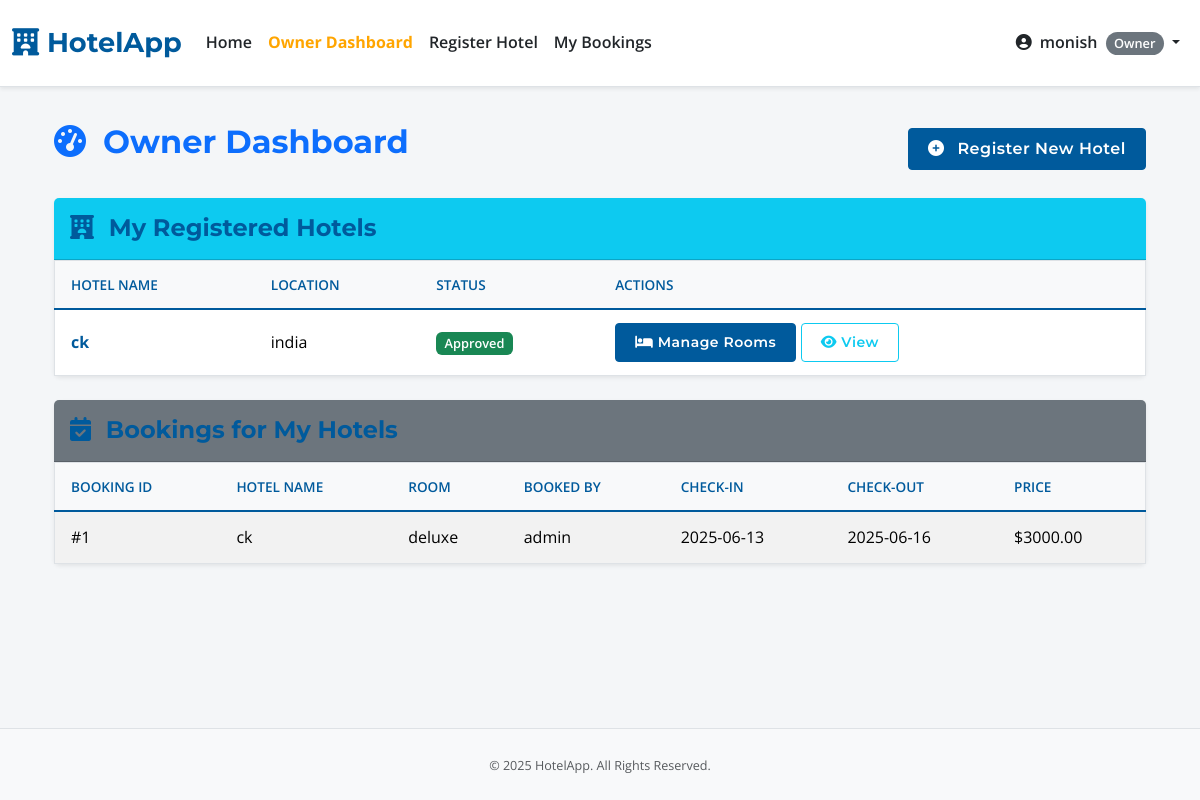
Screenshot of /owner_dashboard (signed in) with the database file from the repository.
### app.py (models this page shows, shortened)
class User(UserMixin, db.Model):
    id = db.Column(db.Integer, primary_key=True)
    username = db.Column(db.String(80), unique=True, nullable=False)
    email = db.Column(db.String(120), unique=True, nullable=False)
    password_hash = db.Column(db.String(200), nullable=False)
    role = db.Column(db.String(20), nullable=False, default='user')
    hotels_owned = db.relationship('Hotel', backref='owner_user', lazy=True, foreign_keys='Hotel.owner_id')
    bookings = db.relationship('Booking', backref='booker', lazy=True, foreign_keys='Booking.user_id')
    wishlist_items = db.relationship('Wishlist', backref='user', lazy='dynamic', cascade='all, delete-orphan')

class Hotel(db.Model):
    id = db.Column(db.Integer, primary_key=True)
    name = db.Column(db.String(100), nullable=False)
    location = db.Column(db.String(200), nullable=False)
    description = db.Column(db.Text, nullable=True)
    price_per_night = db.Column(db.Float, nullable=True) # "Starting From" price
    image_url = db.Column(db.String(255), nullable=True, default='https://via.placeholder.com/800x500.png?text=Main+Hotel+Image')
    owner_id = db.Column(db.Integer, db.ForeignKey('user.id'), nullable=False)
    is_approved = db.Column(db.Boolean, default=False, nullable=False)
    star_rating = db.Column(db.Integer, nullable=True)
    amenities = db.Column(db.String(300), nullable=True)
    latitude = db.Column(db.Float, nullable=True)
    longitude = db.Column(db.Float, nullable=True)
    gallery_images = db.relationship('HotelImage', backref='hotel_ref', lazy='dynamic', cascade="all, delete-orphan")
    bookings = db.relationship('Booking', backref='hotel', lazy=True, foreign_keys='Booking.hotel_id', cascade="all, delete-orphan")
    wishlisted_by_users = db.relationship('Wishlist', backref='hotel', lazy='dynamic', cascade='all, delete-orphan')
    room_types = db.relationship('RoomType', backref='hotel_ref', lazy='dynamic', cascade="all, delete-orphan") # changed backref to hotel_ref to avoid conflict

class Booking(db.Model):
    id = db.Column(db.Integer, primary_key=True)
    user_id = db.Column(db.Integer, db.ForeignKey('user.id', ondelete='CASCADE'), nullable=False)
    hotel_id = db.Column(db.Integer, db.ForeignKey('hotel.id', ondelete='CASCADE'), nullable=False)
    room_type_id = db.Column(db.Integer, db.ForeignKey('room_type.id', ondelete='CASCADE'), nullable=False)
    check_in_date = db.Column(db.Date, nullable=False)
    check_out_date = db.Column(db.Date, nullable=False)
    total_price = db.Column(db.Float, nullable=False)
    status = db.Column(db.String(50), default='Confirmed')
    created_at = db.Column(db.DateTime, nullable=False, default=datetime.utcnow)

class RoomType(db.Model):
    id = db.Column(db.Integer, primary_key=True)
    hotel_id = db.Column(db.Integer, db.ForeignKey('hotel.id', ondelete='CASCADE'), nullable=False)
    name = db.Column(db.String(100), nullable=False)
    description = db.Column(db.Text, nullable=True)
    price_per_night = db.Column(db.Float, nullable=False)
    number_of_rooms = db.Column(db.Integer, nullable=False, default=1)
    amenities = db.Column(db.String(300), nullable=True)
    main_image_url = db.Column(db.String(255), nullable=True, default='https://via.placeholder.com/800x500.png?text=Room+Image')
    gallery_images = db.relationship('RoomImage', backref='room_type_ref', lazy='dynamic', cascade="all, delete-orphan")
    bookings = db.relationship('Booking', backref='room_type', lazy='dynamic')

### app.py (the view)
@app.route('/owner_dashboard')
@role_required('owner')
def owner_dashboard():
    hotels_owned = Hotel.query.filter_by(owner_id=current_user.id).order_by(Hotel.name).all()
    hotel_ids = [h.id for h in hotels_owned]
    bookings_for_my_hotels = []
    if hotel_ids:
        bookings_for_my_hotels = Booking.query.filter(Booking.hotel_id.in_(hotel_ids)).order_by(Booking.created_at.desc()).all()
    return render_template('owner_dashboard.html', hotels=hotels_owned, bookings=bookings_for_my_hotels)

### app.py (called while the page is built)
@login_manager.user_loader
def load_user(user_id):
    return User.query.get(int(user_id))

def role_required(role_name):
    def decorator(f):
        @wraps(f)
        @login_required
        def decorated_function(*args, **kwargs):
            if not current_user.is_authenticated: return login_manager.unauthorized()
            if current_user.role != role_name:
                flash(f"Access Denied: '{role_name}' privileges required.", "danger"); return redirect(url_for('index'))
            return f(*args, **kwargs)
        return decorated_function
    return decorator

@app.context_processor
def utility_processor():
    def is_hotel_in_wishlist(hotel_id):
        if current_user.is_authenticated:
            return Wishlist.query.filter_by(user_id=current_user.id, hotel_id=hotel_id).first() is not None
        return False
    return dict(is_hotel_in_wishlist=is_hotel_in_wishlist)

### templates/owner_dashboard.html (shortened to what this page needs)
{% extends "base.html" %}
{% block content %}
<div class="container mt-4">
    <div class="d-flex justify-content-between align-items-center mb-4">
        <h2 class="text-primary"><i class="fas fa-tachometer-alt me-2"></i> Owner Dashboard</h2>
        <a href="{{ url_for('register_hotel') }}" class="btn btn-primary"><i class="fas fa-plus-circle me-2"></i> Register New Hotel</a>
    </div>
    <div class="card shadow-sm mb-4 border-0">
        <div class="card-header bg-info text-white py-3"><h4 class="mb-0"><i class="fas fa-hotel me-2"></i> My Registered Hotels</h4></div>
        <div class="card-body p-0">
            {% if hotels %}
            <div class="table-responsive">
                <table class="table table-hover align-middle mb-0">
                    <thead><tr><th class="ps-3">Hotel Name</th><th>Location</th><th>Status</th><th>Actions</th></tr></thead>
                    <tbody>
                        {% for hotel in hotels %}
                        <tr>
                            <td class="ps-3"><strong><a href="{{ url_for('hotel_detail', hotel_id=hotel.id) }}">{{ hotel.name }}</a></strong></td>
                            <td>{{ hotel.location }}</td>
                            <td>{% if hotel.is_approved %}<span class="badge bg-success">Approved</span>{% else %}<span class="badge bg-warning text-dark">Pending Approval</span>{% endif %}</td>
                            <td>
                                <a href="{{ url_for('manage_rooms', hotel_id=hotel.id) }}" class="btn btn-sm btn-primary" title="Manage Rooms"><i class="fas fa-bed"></i> Manage Rooms</a>
                                <a href="{{ url_for('hotel_detail', hotel_id=hotel.id) }}" class="btn btn-sm btn-outline-info" title="View Hotel Page"><i class="fas fa-eye"></i> View</a>
                            </td>
                        </tr>
                        {% endfor %}
                    </tbody>
                </table>
            </div>
            {% else %}
            <div class="card-body p-4">
                <p class="text-muted text-center">You have not registered any hotels yet. <a href="{{ url_for('register_hotel') }}">Register your first hotel now!</a></p>
            </div>
            {% endif %}
        </div>
    </div>
    <div class="card shadow-sm border-0">
        <div class="card-header bg-secondary text-white py-3"><h4 class="mb-0"><i class="fas fa-calendar-check me-2"></i> Bookings for My Hotels</h4></div>
        <div class="card-body p-0">
            {% if bookings %}
            <div class="table-responsive">
                <table class="table table-striped table-hover align-middle mb-0">
                    <thead><tr><th class="ps-3">Booking ID</th><th>Hotel Name</th><th>Room</th><th>Booked By</th><th>Check-in</th><th>Check-out</th><th>Price</th></tr></thead>
                    <tbody>
                        {% for booking in bookings %}
                        <tr>
                            <td class="ps-3">#{{ booking.id }}</td>
                            <td>{{ booking.hotel.name }}</td>
                            <td>{{ booking.room_type.name }}</td>
                            <td>{{ booking.booker.username }}</td>
                            <td>{{ booking.check_in_date.strftime('%Y-%m-%d') }}</td>
                            <td>{{ booking.check_out_date.strftime('%Y-%m-%d') }}</td>
                            <td>${{ "%.2f"|format(booking.total_price) }}</td>
                        </tr>
                        {% endfor %}
                    </tbody>
                </table>
            </div>
            {% else %}
            <div class="card-body p-4">
                <p class="text-muted text-center">No bookings have been made for your hotels yet.</p>
            </div>
            {% endif %}
        </div>
    </div>
</div>
{% endblock %}

### templates/base.html (shortened to what this page needs)
<!DOCTYPE html>
<html lang="en">
<head>
    <link href="https://cdn.jsdelivr.net/npm/bootstrap@5.3.2/dist/css/bootstrap.min.css" rel="stylesheet">
    <link rel="stylesheet" href="https://cdnjs.cloudflare.com/ajax/libs/font-awesome/6.4.2/css/all.min.css" />
    <link rel="stylesheet" href="https://unpkg.com/leaflet@1.9.4/dist/leaflet.css"/>
    <link rel="stylesheet" href="{{ url_for('static', filename='style.css') }}">
</head>
<body class="d-flex flex-column min-vh-100">
    <nav class="navbar navbar-expand-lg navbar-light bg-white fixed-top border-bottom shadow-sm py-3">
        <div class="container-fluid">
            <a class="navbar-brand" href="{{ url_for('index') }}" style="font-family: 'Montserrat', sans-serif; font-weight: 700; color: var(--primary-color, #005A9C); font-size: 1.6rem;">
                <i class="fas fa-hotel"></i> HotelApp
            </a>
            <div class="collapse navbar-collapse" id="navbarNav">
                <ul class="navbar-nav me-auto mb-2 mb-lg-0">
                    <li class="nav-item">
                        <a class="nav-link {% if request.endpoint == 'index' %}active fw-bold{% endif %}" href="{{ url_for('index') }}">Home</a>
                    </li>
                    {% if current_user.is_authenticated %}
                        {% if current_user.role == 'admin' %}
                            <li class="nav-item"><a class="nav-link {% if request.endpoint == 'admin_dashboard' %}active fw-bold{% endif %}" href="{{ url_for('admin_dashboard') }}">Admin Dashboard</a></li>
                        {% elif current_user.role == 'owner' %}
                            <li class="nav-item"><a class="nav-link {% if request.endpoint == 'owner_dashboard' %}active fw-bold{% endif %}" href="{{ url_for('owner_dashboard') }}">Owner Dashboard</a></li>
                            <li class="nav-item"><a class="nav-link {% if request.endpoint == 'register_hotel' %}active fw-bold{% endif %}" href="{{ url_for('register_hotel') }}">Register Hotel</a></li>
                        {% endif %}
                        <li class="nav-item"><a class="nav-link {% if request.endpoint == 'my_bookings' %}active fw-bold{% endif %}" href="{{ url_for('my_bookings') }}">My Bookings</a></li>
                    {% endif %}
                </ul>
                <ul class="navbar-nav ms-auto mb-2 mb-lg-0 align-items-center">
                    {% if current_user.is_authenticated %}
                        <li class="nav-item dropdown">
                            <a class="nav-link dropdown-toggle" href="#" id="navbarUserDropdown" role="button" data-bs-toggle="dropdown" aria-expanded="false">
                                <i class="fas fa-user-circle me-1"></i> {{ current_user.username }}
                                <span class="badge rounded-pill bg-secondary ms-1">{{ current_user.role|capitalize }}</span>
                            </a>
                        </li>
                    {% else %}
                        <li class="nav-item"><a class="nav-link {% if request.endpoint == 'login' %}active fw-bold{% endif %}" href="{{ url_for('login') }}">Login</a></li>
                        <li class="nav-item"><a class="btn btn-primary btn-sm ms-2" href="{{ url_for('register') }}">Register</a></li>
                    {% endif %}
                </ul>
            </div>
        </div>
    </nav>
    <main class="container-fluid mt-4 flex-grow-1">
        <div class="container">
            {% block content %}{% endblock %}
        </div>
    </main>
    <footer class="py-4 mt-auto bg-light text-center text-muted border-top">
        <div class="container"><small>© <span id="currentYear"></span> HotelApp. All Rights Reserved.</small></div>
    </footer>
</body>
</html>

### static/style.css (style rules this page uses)
:root { --primary-color: #005A9C; --secondary-color: #FFA500; --light-bg: #f8f9fa; --dark-text: #212529; --medium-text: #6c757d; --border-color: #dee2e6; --card-shadow: 0 2px 8px rgba(0, 0, 0, 0.075); --card-hover-shadow: 0 6px 15px rgba(0, 0, 0, 0.12); }
body { font-family: 'Open Sans', sans-serif; color: var(--dark-text); background-color: #f4f6f8; padding-top: 75px; line-height: 1.6; display: flex; flex-direction: column; min-height: 100vh; }
.container, .container-fluid { flex-grow: 1; }
h1, h2, h3, h4, h5, h6 { font-family: 'Montserrat', sans-serif; font-weight: 700; color: var(--primary-color); }
h2 { font-size: 2rem; margin-bottom: 0.8rem; }
a { color: var(--primary-color); text-decoration: none; transition: color 0.2s ease-in-out; }
.navbar { background-color: #ffffff !important; border-bottom: 1px solid var(--border-color); box-shadow: 0 2px 4px rgba(0,0,0,0.04); padding-top: 0.7rem; padding-bottom: 0.7rem; }
.navbar-brand { font-size: 1.7rem !important; }
.navbar-nav .nav-link { color: var(--dark-text) !important; font-weight: 600; padding: 0.5rem 1rem; }
.navbar-nav .nav-link.active, .navbar-nav .nav-link:hover { color: var(--secondary-color) !important; }
.btn { font-family: 'Montserrat', sans-serif; font-weight: 600; padding: 0.5rem 1.2rem; border-radius: 0.25rem; transition: all 0.2s ease-in-out; letter-spacing: 0.5px; }
.btn-primary { background-color: var(--primary-color); border-color: var(--primary-color); }
.card { border: 1px solid var(--border-color); border-radius: 0.375rem; box-shadow: var(--card-shadow); transition: box-shadow 0.25s ease-in-out, transform 0.25s ease-in-out; background-color: #fff; }
.card-header { font-weight: 600; }
.card-body { padding: 1.25rem; }
.table { border: 1px solid var(--border-color); background-color: #fff; }
.table th, .table td { vertical-align: middle; padding: 0.8rem; }
.table thead th { background-color: var(--light-bg); color: var(--primary-color); font-weight: 600; border-bottom: 2px solid var(--primary-color); text-transform: uppercase; font-size: 0.85em; }
.badge { font-size: 0.8em; padding: 0.4em 0.65em; font-weight: 600; }
footer { background-color: #e9ecef; padding: 1.5rem 0; font-size: 0.9em; color: var(--medium-text); }

### templates/base.html (style rules this page uses)
body { padding-top: 75px; }

### rows the page displays
User: username "monish", role "Owner"
Hotel: name "ck", location "india", is_approved "Approved"
Booking: id "1", hotel.name "ck", room_type.name "deluxe", booker.username "admin", check_in_date "2025-06-13", check_out_date "2025-06-16", total_price "3000.00"
